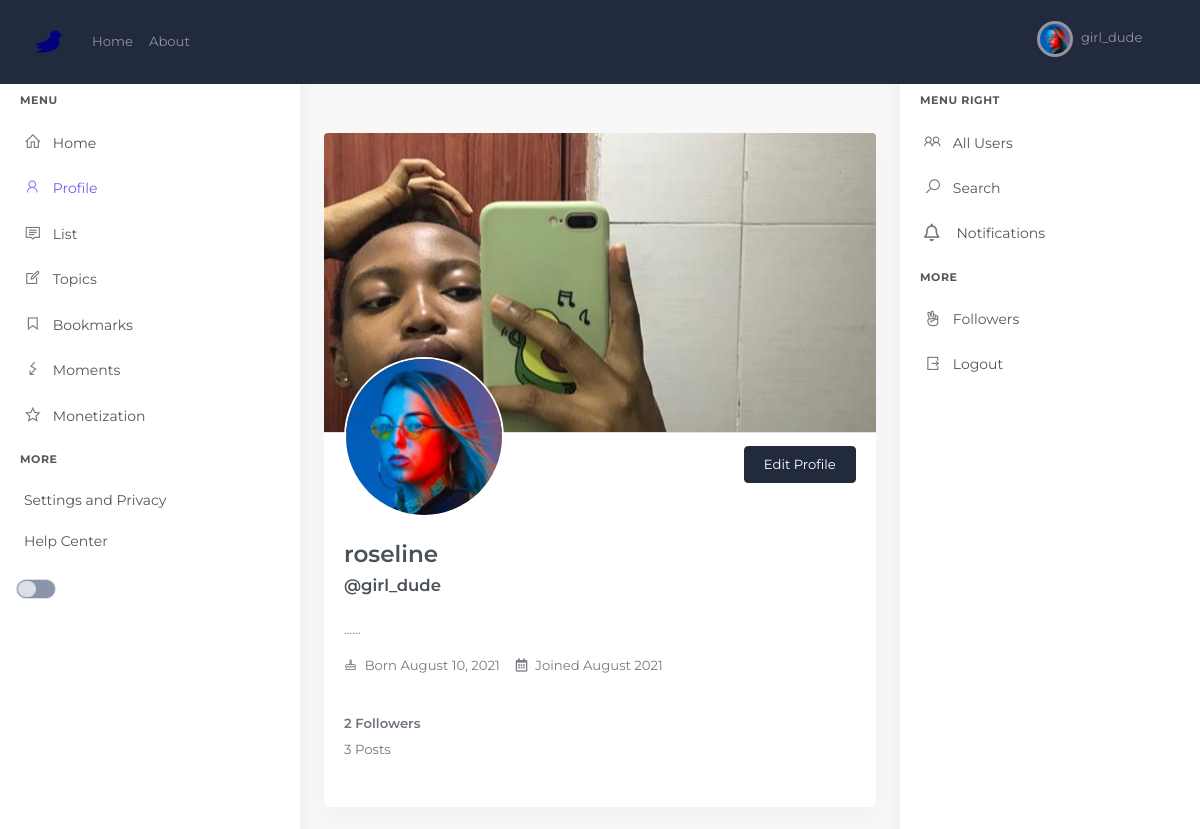
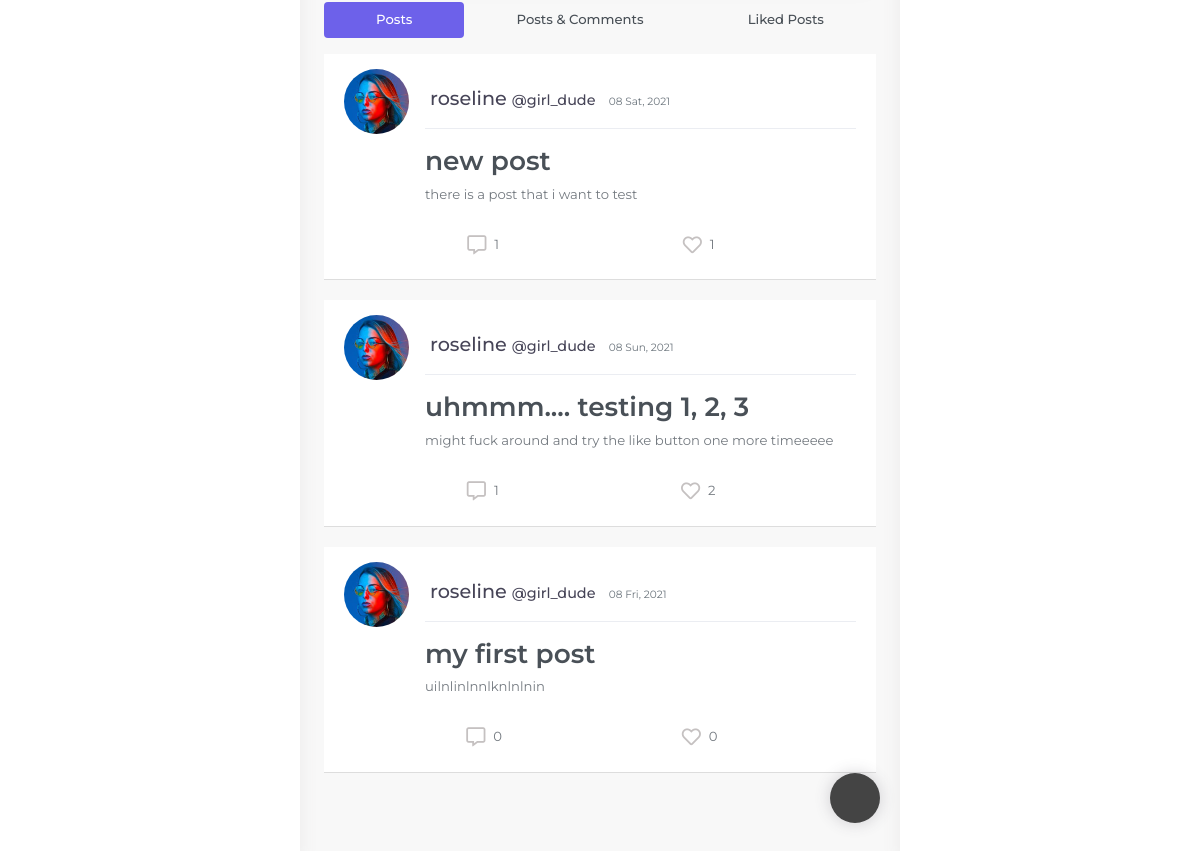
Before: /profile/ (signed in) with the older database file (2 pictures, top to bottom).
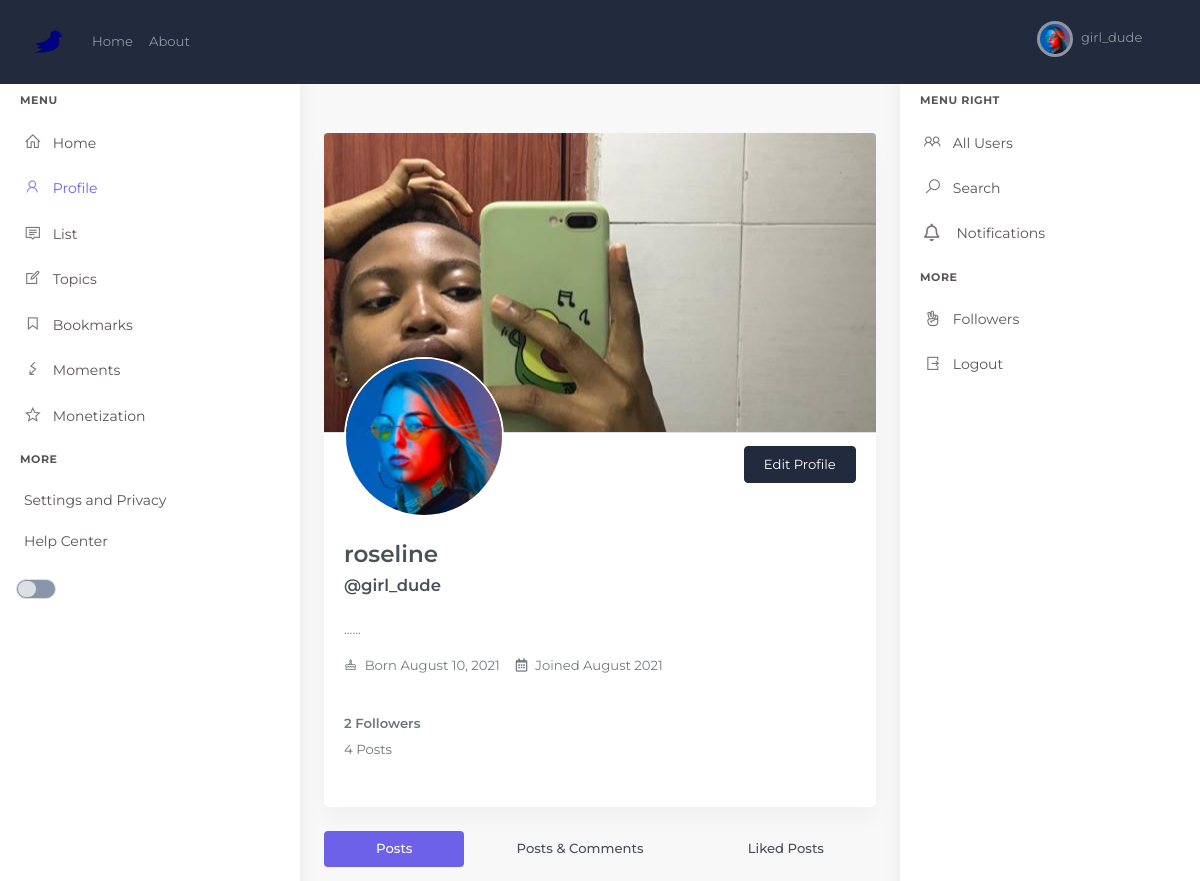
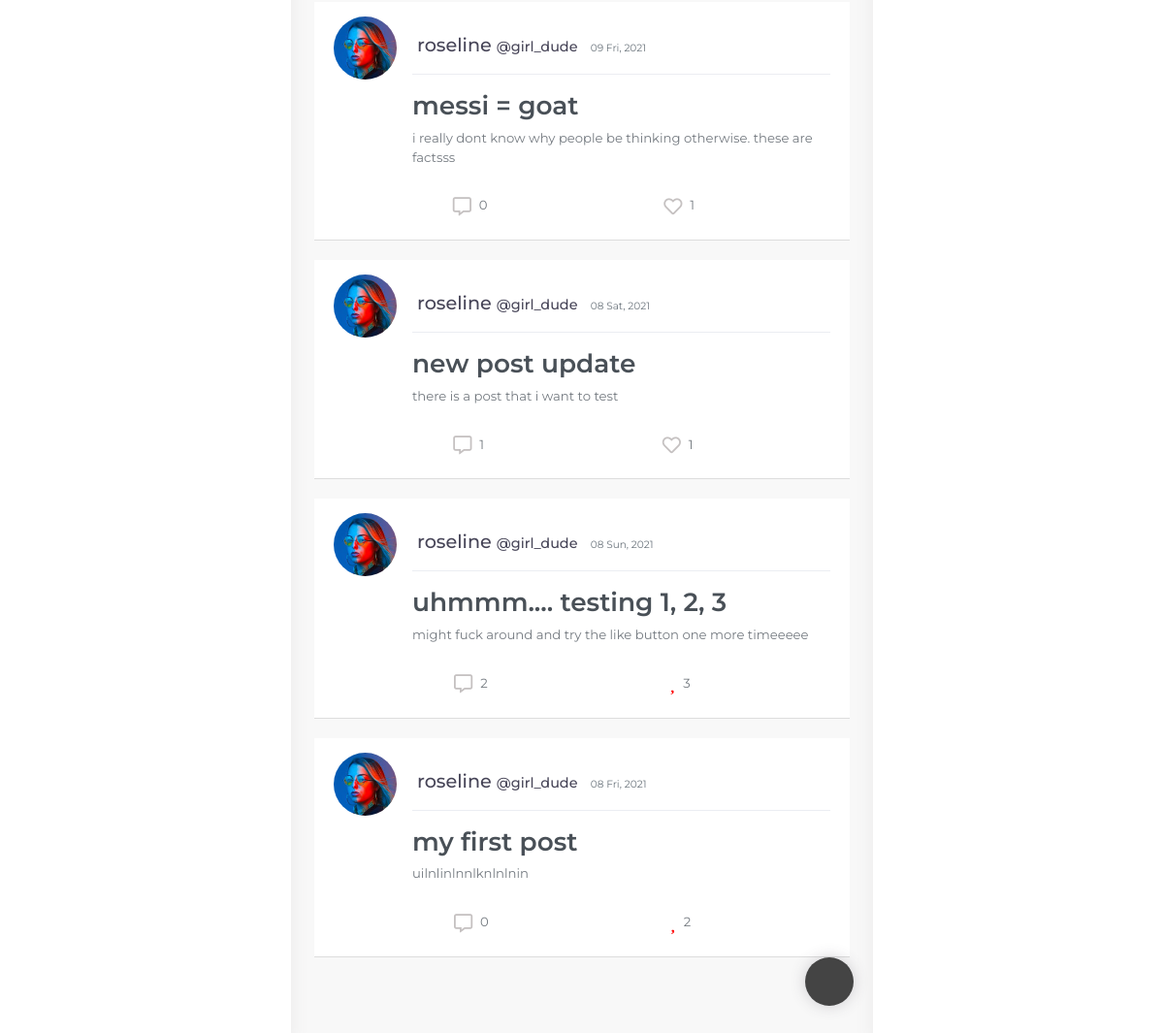
After: the same page with the newer database file (2 pictures, top to bottom).
### blog/models.py (models this page shows, shortened)
class Post(models.Model):
    title = models.CharField(max_length=100)
    content = models.TextField()
    date_posted = models.DateTimeField(default=timezone.now)
    author = models.ForeignKey(User, on_delete=models.CASCADE)
    liked = models.ManyToManyField(Profile, blank=True, related_name='likes')
    objects = models.Manager()
    def __str__(self):
        return self.title
    @property
    def number_of_comments(self):
        return Comment.objects.filter(post=self).count()
    @property
    def num_likes(self):
        return self.liked.all().count()

### users/models.py (models this page shows, shortened)
class Profile(models.Model):
    user = models.OneToOneField(User, on_delete=models.CASCADE)
    displayname = models.CharField('Name', default='', max_length=25, blank=True, null=True)
    slug = AutoSlugField(populate_from='user', null=True)
    bio = models.TextField(default='', blank=True, null=True)
    birthday = models.DateField('Birthday', blank=True, null=True)
    image = models.ImageField(default='default.png', upload_to='profile_pics', blank=True, null=True)
    coverimage = models.ImageField(default='default_cover.jpg', upload_to='cover_pics', blank=True, null=True)
    followers = models.ManyToManyField("Profile", blank=True)
    def get_absolute_url(self):
        return "/users/profile/{}".format(self.slug)

### users/views.py (the view)
# urls.py: path('profile/', user_views.profile, name='profile'),
@login_required
def profile(request):
    user_info = request.user
    p = request.user.profile
    user = p.user
    sent_follow_requests = FollowRequest.objects.filter(from_user=p.user)
    rec_follow_requests = FollowRequest.objects.filter(to_user=p.user)
    followers = p.followers.all()
    user_posts = Post.objects.filter(author=user).order_by('-date_posted')
    user_comments = Comment.objects.filter(author=user)
    print(like, "likee")
    user_liked_post = Post.objects.filter(liked=p).order_by('-date_posted')
    print(user_liked_post, "user_liked_post")
    post_count = Post.objects.filter(author=user).order_by('-date_posted').count()
    print(rec_follow_requests, "rec_follow_requests")
    posts=Post.objects.all()
    ctx={
        "posts":posts,
        'user_posts': user_posts,
        'user_comments': user_comments,
        'followers_list': followers,
        'sent_follow_requests': sent_follow_requests,
        'rec_follow_requests': rec_follow_requests,
        'post_count': post_count,
        'user_liked_post': user_liked_post,
        }
    return render(request, 'users/profile.html', ctx)

### users/templates/users/profile.html (shortened to what the changed rows need)
{% extends "blog/base.html" %}
{% load crispy_forms_tags %}
    {% block content %}
    <div class="main-content">
        <div class="page-content">
            <div class="container-fluid">
                <div class="row">
                    <div class="col-12">
                        <div class="card shadow-sm profile-header p-0">
                            <div class="card-body pb-5">
                                <div class="bio-text">
                                    <p class="fw-normal mb-">{{ user.profile.bio }}</p>
                                    <ul class="d-inline-flex list-unstyled">
                                        {% if user.profile.birthday %}
                                            <li>
                                            </li>
                                        {% else %}
                                            <li>
                                                <p class="fw-normal mb-4 mr-3">
                                                    <i class="la la-birthday-cake mr-1"></i><span>{{ user.username }} </span>add your Birthday!!
                                                </p>
                                            </li>
                                        {% endif %}
                                        <li>
                                        </li>
                                    </ul>
                                    <h6 class="text-muted">
                                        {{ user.profile.followers.count }}<a href="{% url 'follower_list' %}" ><span class="text-muted"> Follower{{ user.profile.followers.count|pluralize }}</span></a>
                                    </h6>
                                    <span class="text-muted">{{post_count}} <a href="{% url 'user-posts' user.username %}" class="text-muted">Post{{ post_count|pluralize }}</a></span>
                                </div>
                            </div>
                        </div>
                                <div class="kt-portlet__body">
                                    <div class="tab-content">
                                        <div class="tab-pane active" id="posts" role="tabpanel">
                                            {% if not user_posts %}
                                                <div class="text-center mx-auto" >
                                                    <h3 class="">No posts yet</h3>
                                                </div>
                                            {% else %}
                                                {% for user_posts in user_posts %}
                                                    <article class="media content-section kt-portlet ">
                                                            <img class="rounded-circle article-img" src="{{ user_posts.author.profile.image.url }}" />
                                                        <div class="media-body">
                                                            <div class=" kt-portlet__head d-flex justify-content-between align-items-center">
                                                                <div class="kt-portlet__head-label">
                                                                    <h3 class="kt-portlet__head-title align-items-center">
                                                                        {{ user_posts.author.profile.displayname }}
                                                                        <a class="mr-2" href=""><span>@</span>{{ user_posts.author }}</a>
                                                                        <small class="text-muted">{{ user_posts.date_posted|date:'m D, Y' }}</small>
                                                                    </h3>
                                                                </div>
                                                                <div class="dropdown float-right position-relative">
                                                                    <a href="#" class="dropdown-toggle h4 text-muted" data-toggle="dropdown"
                                                                        aria-expanded="false">
                                                                        <i class="fas fa-ellipsis-v"></i>
                                                                    </a>
                                                                </div>
                                                            </div>
                                                            <div class="mt-3">
                                                                <a href="{% url 'post-detail' user_posts.id %}">
                                                                    <h2 class="article-title">
                                                                    {{ user_posts.title|safe }}
                                                                    </h2>
                                                                    <p class="article-content">{{ user_posts.content|safe }}</p>
                                                                </a>
                                                                <div class="action-btns d-flex text-center justify-content-around align-items-center mx-auto" >
                                                                    <a class="d-flex align-items-center btn justify-content-around" href="/post/{{user_posts.id}}/#comment">
                                                                        <i class="far fa-comment-alt icons"></i><span class="ml-2">{{ user_posts.number_of_comments }}</span>
                                                                    </a>
                                                                    <button class="btn">
                                                                        <i class="fa fa-retweet icons"></i>
                                                                    </button class="btn">
                                        {% if user.is_authenticated %}
                                            {% if user_posts in user_liked_post %}
                                                <form action="{% url 'like_post' %}" method="POST" id="{{user_posts.id}}" class="like-form ">
                                                    <button type="submit" name="post_id" value="{{user_posts.id}}" class="btn d-flex align-items-center like-btn{{user_posts.id}}">
                                                        <i class="fa fa-heart icons like-btn{{user_posts.id}}" style="color: red;"></i><span class="ml-2 like-count{{user_posts.id}}">{{ user_posts.num_likes }}</span>
                                                    </button>
                                                </form>
                                            {% else %}
                                                <form action="{% url 'like_post' %}" method="POST" id="{{user_posts.id}}" class="like-form ">
                                                    <button type="submit" name="post_id" value="{{user_posts.id}}" class="btn d-flex align-items-center like-btn{{user_posts.id}}">
                                                        <i class="far fa-heart icons like-btn{{user_posts.id}}"></i><span class="ml-2 like-count{{user_posts.id}}">{{ user_posts.num_likes }}</span>
                                                    </button>
                                                </form>
                                            {% endif %}
                                        {% endif %}
                                                                    <button class="btn" id="{{user_posts.id}}" data-toggle="modal" data-target="#sharemodal-{{user_posts.id}}">
                                                                        <i class="fas fa-share-alt icons "></i>
                                                                    </button>
                                                                </div>
                                                            </div>
                                                        </div>
                                                    </article>
                                                {% endfor %}
                                            {% endif %}
                                        </div>
                                    </div>
                                </div>
                   </div>
                </div>
            </div>
        </div>
    </div>
   {% endblock content %}

Changed rows visible on the page:
added Post: author.profile.image (picture), author.profile.displayname "roseline", author "girl_dude", date_posted "09 Fri, 2021", title "messi = goat", content "i really dont know why people be thinking otherwise. these are factsss", number_of_comments "0", num_likes "1"
changed Post "there is a post that i want to test": title "new post" → "new post update"
computed for Post "uhmmm.... testing 1, 2, 3": number_of_comments "1" → "2"; num_likes "2" → "3"
computed for Post "my first post": num_likes "0" → "2"
Other visible differences:
{{ post_count }}: "3" → "4"
